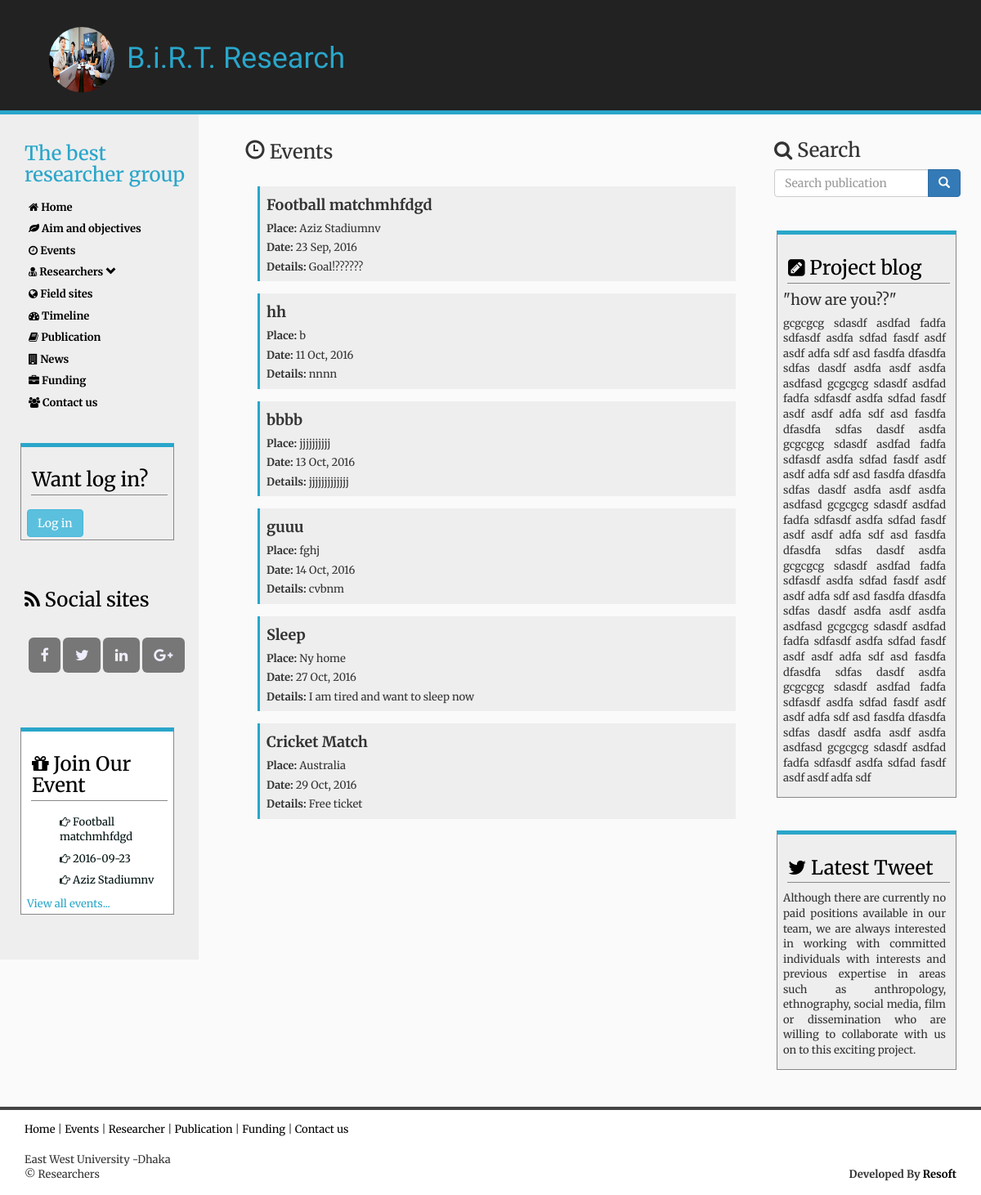
The page /index.php/user/event on the database its author committed.
### tables this page shows
CREATE TABLE `logo` (
  `logo_id` int(11) NOT NULL,
  `logo_link` text
);

CREATE TABLE `link` (
  `link_id` int(11) NOT NULL,
  `link_facebook` varchar(200) DEFAULT NULL,
  `link_twitter` varchar(200) DEFAULT NULL,
  `link_google_plus` varchar(200) DEFAULT NULL,
  `link_linkedin` varchar(200) DEFAULT NULL
);

CREATE TABLE `event` (
  `event_id` int(11) NOT NULL,
  `event_name` text NOT NULL,
  `event_date` date NOT NULL,
  `event_details` text NOT NULL,
  `event_place` text NOT NULL,
  `event_status` int(11) NOT NULL DEFAULT '0',
  `event_expired` int(11) NOT NULL DEFAULT '0'
);

CREATE TABLE `blog` (
  `blog_id` int(11) NOT NULL,
  `blog_date` date NOT NULL,
  `blog_headline` text NOT NULL,
  `blog_text` text NOT NULL,
  `blog_photo` text NOT NULL
);

### application/controllers/user.php (called while the page is built, shortened)
<?php
class User extends CI_Controller {
		function __construct() {
      	$this->load->helper(array('form', 'url','file'));
      	$this->load->model('Mdl_admin');
    }
	public function event()
	{
		$data['event'] = 'event';
		$data['select_logo'] = $this->Mdl_admin->select_logo();
		$data['select_event'] = $this->Mdl_admin->select_event();
		$data['select_link'] = $this->Mdl_admin->select_link();
		$data['select_researcher'] = $this->Mdl_admin->select_researcher();
        $data['latest_blog']=$this->Mdl_admin->latest_blog();
		$this->load->view('user/vw_user',$data);
	}
}

### index.php (called while the page is built, shortened)
<?php
require_once BASEPATH.'core/CodeIgniter.php';

### application/models/Mdl_admin.php (called while the page is built, shortened)
<?php
	class Mdl_admin extends CI_Model {
        public function latest_blog()
        {
            $this->db->order_by('blog_id DESC');
            $this->db->limit(1);
            $query=$this->db->get('blog');
            return $query->result();
        }
         public function select_event()
                {
                        $this->db->order_by('event_date','ASC');
                        $query=$this->db->get('event');
                        return $query->result();
                }
             public function select_researcher()
                {
                        $this->db->order_by('researcher_id','ASC');
                        $query=$this->db->get('researcher');
                        return $query->result();
                }
         public function select_logo()
                {
                        $query=$this->db->get('logo');
                        return $query->result();
                }
        public function select_link()
            {
                $query=$this->db->get('link');
                return $query->result();
            }
	}
?>

### application/views/user/vw_event.php (the view, shortened to what this page needs)
  <div class="col-sm-6 main">
  <h3><i class="glyphicon glyphicon-time" aria-hidden="true"></i> Events</h3><br>
  <ul class="event-list">
  	<?php
  	foreach ($select_event as $value):
		$date = strtotime($value->event_date);
		$formated_date = date('j M, Y',$date) ;
	  ?>
		<li><h4><b> <?php echo $value->event_name; ?></b></h4>
			<label>Place: </label> <?php echo $value->event_place; ?><br>
			<label>Date: </label> <?php echo $formated_date; ?><br>
			<label>Details: </label> <?php echo $value->event_details; ?><br>
		</li>
	<?php endforeach;
	?>	<div class="alert alert-danger alert">
</ul>
  </div>

### application/views/user/vw_user.php (shortened to what this page needs)
<!DOCTYPE html>
<html lang="en">
<head>
  <link rel="stylesheet" href="http://maxcdn.bootstrapcdn.com/bootstrap/3.3.6/css/bootstrap.min.css">
    <link href="https://maxcdn.bootstrapcdn.com/font-awesome/4.6.3/css/font-awesome.min.css" rel="stylesheet" type="text/css">
  </head>
  <body>
  <div class="header ">
  	<?php foreach ($select_logo as $value): ?>
  			<h1><img src="<?php echo base_url().$value->logo_link; ?>" style="height:80px; width:80px" class="logo img-circle"></img>B.i.R.T. Research</h1>
  	<?php endforeach ;
?>
  </div>
  <div class="row container">
	  <div class="col-sm-3">
	  <div class="sidebar">
	  <ul>
	  <h3>The best researcher group</h3>
	  <li><b><a href="<?php echo base_url();?>user/home"><i class="fa fa-home" aria-hidden="true"></i> Home</a></b></li>
	  <li><b><a href="<?php echo base_url();?>user/aim_and_objective"><i class="fa fa-leaf" aria-hidden="true"></i> Aim and objectives</a></b></li>
	  <li><b><a href="<?php echo base_url();?>user/event"><i class="fa fa-clock-o" aria-hidden="true"></i> Events</a></b></li>
<li><b><a href="<?php echo base_url();?>user/researcher"><i class="fa fa-user-md" aria-hidden="true"></i> Researchers </a><a href="##"><i class="glyphicon glyphicon-chevron-down" aria-hidden="true"  data-toggle="collapse" data-target="#demo"></i></a></b></li>
	  <li><b><a href="<?php echo base_url();?>user/fieldsite"><i class="fa fa-globe" aria-hidden="true"></i> Field sites</a></b></li>
	  <li><b><a href="<?php echo base_url();?>user/timeline"><i class="fa fa-tachometer" aria-hidden="true"></i> Timeline</a></b></li>
	  <li><b><a href="<?php echo base_url();?>user/publication"><i class="fa fa-book" aria-hidden="true"></i> Publication</a></b></li>
      <li><b><a href="<?php echo base_url();?>user/all_news"><i class="fa fa-building" aria-hidden="true"></i> News</a></b></li>
	  <li><b><a href="<?php echo base_url();?>user/funding"><i class="fa fa-briefcase" aria-hidden="true"></i> Funding</a></b></li>
	  <li><b><a href="<?php echo base_url();?>user/contact"><i class="fa fa-users" aria-hidden="true"></i></i> Contact us</a></b></li>
	  </ul>
    	<?php
	  	if(!$this->session->userdata('researcher_logged_in'))
	  	{
		?>
		<div class="events" style="background: #eee;">
			<h3><i class="fa fa-login" aria-hidden="true"></i>Want log in?</h3>
			<div class="col-xm-12">
	    		<a href="<?php echo base_url().'researcher_login'?>"><button class="btn btn-info col-xm-12">Log in</button></a>
			</div>
 		</div>
		<?php
	  	}
	  	?>
	  <ul class="social">
	  <h3><i class="fa fa-rss" aria-hidden="true"></i> Social sites</h3>
	  <?php foreach ($select_link as $value) { ?>
		<li><a href="http://<?php echo $value->link_facebook; ?>" style="width:25px; padding:10px 14.5px;"><ii class="fa fa-facebook" aria-hidden="true"></i></a></li>
		<li><a href="http://<?php echo $value->link_twitter; ?>" style="width:25px; padding:10px 14.5px;"><ii class="fa fa-twitter" aria-hidden="true"></i></a></li>
		<li><a href="http://<?php echo $value->link_linkedin; ?>" style="width:25px; padding:10px 14.5px;"><ii class="fa fa-linkedin" aria-hidden="true"></i></a></li>
		<li><a href="http://<?php echo $value->link_google_plus; ?>" style="width:25px; padding:10px 14.5px;"><ii class="fa fa-google-plus" aria-hidden="true"></i></a></li>
		<?php } ?>
	  </ul>
	  <div class="events">
	  <h3><i class="fa fa-gift" aria-hidden="true"></i> Join Our Event</h3>
		  <ul>
		<?php
		 	foreach ($select_event as $value) {
	     ?>
			  <li><i class="fa fa-hand-o-right" aria-hidden="true"></i> <?php echo $value->event_name; ?></li>
			  <li><i class="fa fa-hand-o-right" aria-hidden="true"></i> <?php echo $value->event_date; ?></li>
			  <li><i class="fa fa-hand-o-right" aria-hidden="true"></i> <?php echo $value->event_place; ?></li>
		<?php	break; } ?>
		  </ul>
	  <a href="<?php echo base_url().'user/event' ?>">View all events...</a>
	  </div>
	  </div>
	  </div>
	  			<?php
		if(isset($home))
		{
			$this->load->view('user/vw_home');
		}
		else if(isset($other))
		{
			$this->load->view('user/vw_other');
		}
		else if(isset($dashboard))
		{
			$this->load->view('user/vw_dashboard');
		}
		else if(isset($project_by_id))
		{
			$this->load->view('user/vw_project_by_id');
		}
		else if(isset($slideshow))
		{
			$this->load->view('user/vw_slideshow');
		}
		else if(isset($news))
		{
			$this->load->view('user/vw_news');
		}
		else if(isset($all_news))
		{
			$this->load->view('user/vw_all_news');
		}
		else if(isset($publication_details))
		{
			$this->load->view('user/vw_publication_details');
		}
		else if(isset($aim_and_objective))
		{
			$this->load->view('user/vw_aim_and_objective');
		}
		else if(isset($event))
		{
			$this->load->view('user/vw_event');
		}
		?>
	  <div class="col-sm-3 extra-right">
	  <div class="search">
		  <?php
		  echo form_open(base_url().'user/search');
		  ?>
	  <h3><i class="fa fa-search" aria-hidden="true"></i> Search</h3>
	  <div class="input-group">
            <input type="text" class="form-control" placeholder="Search publication" name="search_value" id="srch-term">
            <div class="input-group-btn">
                <button class="btn btn-primary" type="submit"><i class="glyphicon glyphicon-search"></i></button>
            </div>
        </div>
		  <?php
		  echo form_close();
		  ?>
	  </div>
	  <div class="events" style="background: #eee;">
	  <h3><i class="fa fa-pencil-square" aria-hidden="true"></i> Project blog</h3>
          <?php foreach ($latest_blog as $blog){
              ?>
		  <b></b><h4>"<?php echo $blog->blog_headline;?>"</h4></b>
		  <p class="text-justify"><?php echo $blog->blog_text;?></p> </div>
          <?php
          }
          ?>
	  <div class="events" style="background: #eee;">
	  <h3><i class="fa fa-twitter" aria-hidden="true"></i> Latest Tweet</h3>
	  <p class="text-justify">Although there are currently no paid positions available in our team, we are always interested in working with committed individuals with interests and previous expertise in areas such as anthropology, ethnography, social media, film or dissemination who are willing to collaborate with us on to this exciting project.</p>
	  </div>
	  </div>
  </div>
  <footer>
	  <a href="<?php echo base_url();?>user/home"">Home</a> | <a href="<?php echo base_url();?>user/event">Events</a> | <a href="<?php echo base_url();?>user/researcher">Researcher</a> | <a href="<?php echo base_url();?>user/publication">Publication</a> | <a href="<?php echo base_url();?>user/funding">Funding</a> | <a href="<?php echo base_url();?>user/contact">Contact us</a>
	</br>East West University -Dhaka
	  </br>&copy Researchers<p class="pull-right"><b>Developed By <a href="http://resoftbd.com/">Resoft</a></b></p>
  </footer>
  </body>
 </html>

### application/views/user/vw_user.php (style rules this page uses)
body { font-family: 'Merriweather', serif; margin:0px; padding:0px; overflow-x:hidden;font-size: 13px; }
.header { background:#222; width:100%!important; color:#2aa6ca; font-family: 'Vampiro One', cursive; padding-left:60px; padding-top:13px; padding-bottom:12px; border-bottom:5px solid #2aa6ca; }
.logo { height:50px; width:50px; margin-right:15px; }
.sidebar { background:#eee; color:#011; margin:0px; margin-right:42px; margin-left:-20px; padding:15px 0px; }
.sidebar h3 { color:#2aa6ca; margin-left:-5px; margin-bottom:17px; padding-right:10px; }
.sidebar a { color:#000; padding-left:0px; transition: padding 0.4s; }
.sidebar li { margin-bottom:8px; }
li { list-style:none; }
.social { margin:60px 0px; }
.social h3 { padding-bottom:10px; color:#000; }
.social li { display:inline-block; margin:15px 0px; }
.social a { color: #eef; background:#777; padding:10px;border-radius:6px; transition: background 0.7s, border-radius 0.7s; font-size:18px; }
.events { margin:40px 30px; background:#fff; border:1px solid #888; border-top:5px solid #2aa6ca; padding:3px 7px; }
.events h3 { color:#000; padding:4px 1px; margin-left:5px; border-bottom:1px solid #888; }
.event-list li { margin-left:-25px; padding:3px 8px; background:#EEE; margin-bottom:15px; border-left:3px solid #2aa6ca; }
.events a { color:#2aa6ca; }
.container { background:#fafafa;width:100%; margin:0px; padding:0px; }
.main { padding:10px 0px; padding-left:-10px; }
.extra-right { padding:5px 20px; padding-right:0px; }
.extra-right h3 { padding-top:5px; }
.extra-right p { padding-right:5px; }
.search { padding:1px 10px; margin-left:17px; padding-right:25px; }
footer { border-top:4px solid #444; padding:15px 30px; width:100%; }
footer a { color:#000; border-bottom:2px solid #fff; transition: border-bottom 1s }

### rows shown on the page
logo: logo_link (picture)
event: event_name "Football matchmhfdgd", event_date "2016-09-23", event_place "Aziz Stadiumnv", event_date "23 Sep, 2016", event_details "Goal!??????"
event: event_name "hh", event_place "b", event_date "11 Oct, 2016", event_details "nnnn"
event: event_name "bbbb", event_place "jjjjjjjjjj", event_date "13 Oct, 2016", event_details "jjjjjjjjjjjjj"
event: event_name "guuu", event_place "fghj", event_date "14 Oct, 2016", event_details "cvbnm"
event: event_name "Sleep", event_place "Ny home", event_date "27 Oct, 2016", event_details "I am tired and want to sleep now"
event: event_name "Cricket Match", event_place "Australia", event_date "29 Oct, 2016", event_details "Free ticket"
blog: blog_headline "how are you??", blog_text "gcgcgcg sdasdf asdfad fadfa sdfasdf asdfa sdfad fasdf asdf asdf adfa sdf asd fasdfa dfasdfa sdfas dasdf asdfa asdf asdfa asdfasd gcgcgcg sdasdf asdfad fadfa sdfasdf asdfa sdfad fasdf asdf asdf adfa sdf asd fasdfa dfasdfa sdfas dasdf asdfa gcgcgcg sdasdf asdfad fadfa sdfasdf asdfa sdfad fasdf asdf asdf adfa sdf asd fasdfa dfasdfa sdfas dasdf asdfa asdf asdfa asdfasd gcgcgcg sdasdf asdfad fadfa sdfasdf asdfa sdfad fasdf asdf asdf adfa sdf asd fasdfa dfasdfa sdfas dasdf asdfa gcgcgcg sdasdf asdfad fadfa sdfasdf asdfa sdfad fasdf asdf asdf adfa sdf asd fasdfa dfasdfa sdfas dasdf asdfa asdf asdfa asdfasd gcgcgcg sdasdf asdfad fadfa sdfasdf asdfa sdfad fasdf asdf asdf adfa sdf asd fasdfa dfasdfa…"
